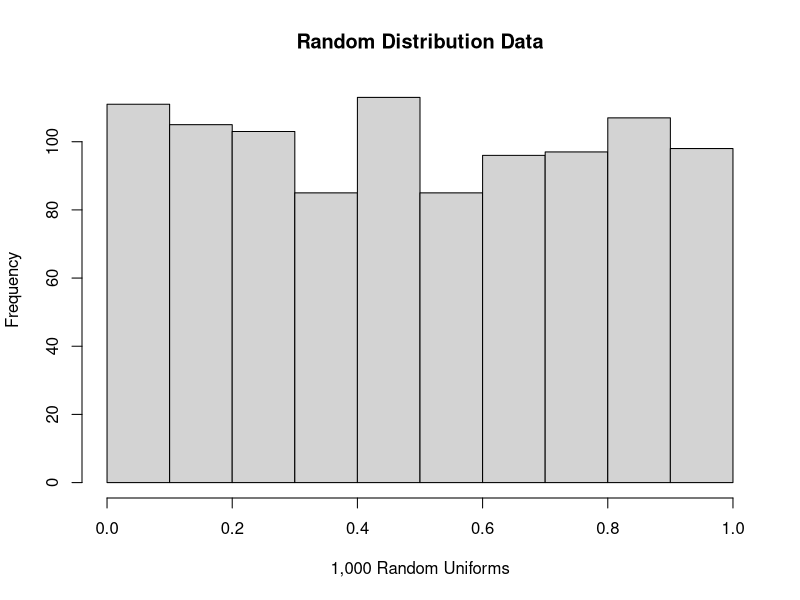
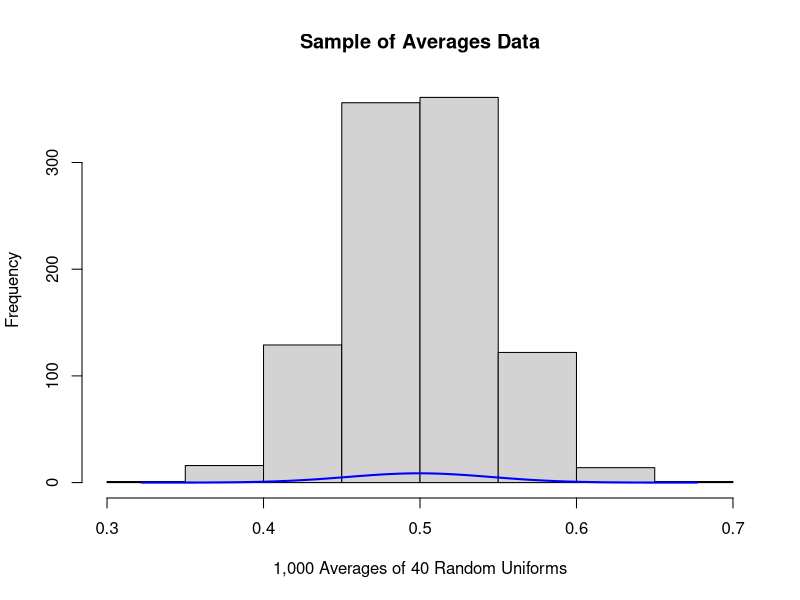

These charts were generated, in order, by the following R code:
## ---- chunk 1
n <- 1000 ## 1,000 simulations to n variable

## generate and plot data for n random uniforms
nuniform <- runif(n) ## generate n random uniforms
hist(nuniform, xlab = "1,000 Random Uniforms", main = "Random Distribution Data") ## plot histogram of n random uniforms

## generate and plot data for n averages of 40 random uniforms
mns = NULL ## set mns variable to null
for (i in 1 : n) mns = c(mns, mean(runif(40))) ## generate n averages of 40 random uniforms
hist(mns, xlab = "1,000 Averages of 40 Random Uniforms", main = "Sample of Averages Data") ## plot histogram of n averages of 40 random uniforms

xfit<-seq(min(mns),max(mns),length=1000) ## plot standard normal line
yfit<-dnorm(xfit,mean=mean(mns),sd=sd(mns)) ## plot standard normal line -2 
lines(xfit, yfit, col="blue", lwd=2) ## plot standard normal line -3
## ---- chunk 2
mean(mns) - mean(nuniform) ## show that sample mean roughly equals theoretical mean of the distribution
## ---- chunk 3
var(mns) - var(nuniform) ## show how variable the sample is compared to the theoretical variance of the distribution
